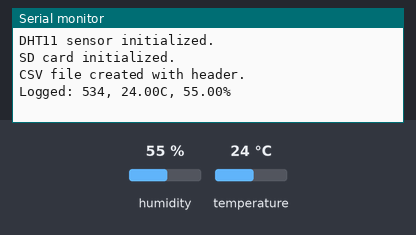
A sketch run on a simulated Arduino Uno, built with avr-gcc and run on an emulated ATmega328P. Parts: the last lines printed to the serial monitor. Inputs (shaded band) come from the test bench; at power-on: humidity 55 %, temperature 24 °C. Storage starts empty.

Above: at 1.7 s.
1.8 s: humidity set to 22 %
At 3.7 s:
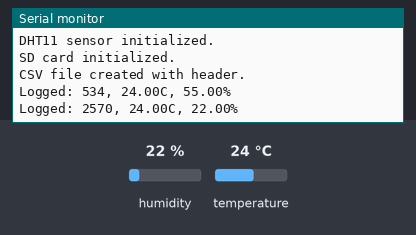
4.5 s: temperature set to 12 °C
At 5.4 s:
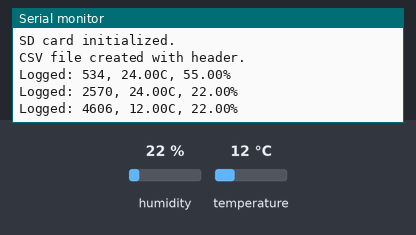
7.2 s: humidity set to 40 %
At 9.9 s:
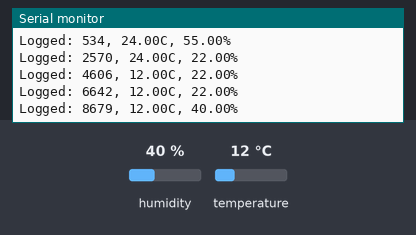
Timing chart, 0 to 11.4 s (numbered marks = the images above; inputs shaded):
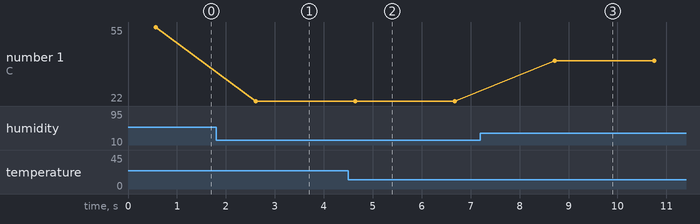

The sketch:

saves_ensor_data_to_sd_card.ino
```cpp
#include <SPI.h>
#include <SD.h>
#include "DHT.h"

// Pin configuration
#define DHTPIN 4        // Connect DHT11 signal pin to GPIO 4
#define DHTTYPE DHT11   // Change to DHT22 if using that sensor

const int CS = 5;       // Chip select pin for SD card

DHT dht(DHTPIN, DHTTYPE);
File myFile;

void setup() {
  Serial.begin(115200);
  delay(500);

  // Initialize DHT sensor
  dht.begin();
  Serial.println("DHT11 sensor initialized.");

  // Initialize SD card
  if (!SD.begin(CS)) {
    Serial.println("SD card initialization failed!");
    while (1);
  }
  Serial.println("SD card initialized.");

  // Create CSV file with header if it doesn't exist
  if (!SD.exists("/data.csv")) {
    myFile = SD.open("/data.csv", FILE_WRITE);
    if (myFile) {
      myFile.println("Time(ms),Temperature(C),Humidity(%)");
      myFile.close();
      Serial.println("CSV file created with header.");
    } else {
      Serial.println("Error creating data.csv");
    }
  }
}

void loop() {
  logDHTData();
  delay(2000); // Log every 2 seconds
}

void logDHTData() {
  unsigned long currentTime = millis();

  // Read humidity and temperature from DHT11
  float humidity = dht.readHumidity();
  float temperature = dht.readTemperature();

  // Validate readings
  if (isnan(humidity) || isnan(temperature)) {
    Serial.println("Failed to read from DHT sensor!");
    return;
  }

  // Open file for append
  myFile = SD.open("/data.csv", FILE_APPEND);
  if (myFile) {
    myFile.print(currentTime);
    myFile.print(",");
    myFile.print(temperature);
    myFile.print(",");
    myFile.println(humidity);
    myFile.close();

    Serial.print("Logged: ");
    Serial.print(currentTime);
    Serial.print(", ");
    Serial.print(temperature);
    Serial.print("C, ");
    Serial.print(humidity);
    Serial.println("%");
  } else {
    Serial.println("Error opening data.csv");
  }
}
```

Measured:
- after the input at 1.8 s, the serial monitor: prints a new line after 0.81 s (image 1)
- after the input at 4.5 s, the serial monitor: prints a new line after 0.14 s (image 2)
- after the input at 7.2 s, the serial monitor: prints a new line after 1.5 s (image 3)
- plotted number 1: 55 → 22 after the input at 1.8 s, 22 → 40 after the input at 7.2 s
